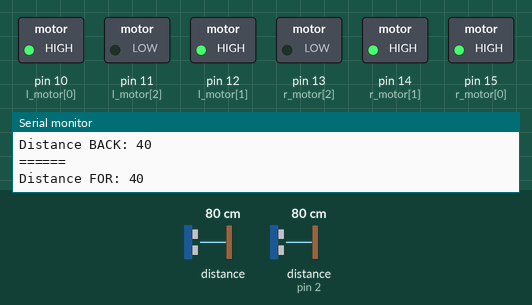
Bench run of a sketch on a simulated Arduino Uno, built with avr-gcc and run on an emulated ATmega328P. Parts: switched loads named in the sketch (green lamp = pin HIGH), the last lines printed to the serial monitor. Wiring (inferred from the names in the program): ultrasonic range finder: trigger pin 3; echo pin 2. Inputs (shaded band) come from the test bench; at power-on: distance to the obstacle 80 cm, distance to the obstacle (sensor on pin 2) 80 cm. The echo pulse lasts 58.3 µs per cm; pins used as bus, display or sensor lines are not drawn.

Above: at 1.2 s.
1.3 s: distance to the obstacle (sensor 0) set to 24 cm
4.3 s: distance to the obstacle (sensor 0) set to 21 cm
At 4.8 s:
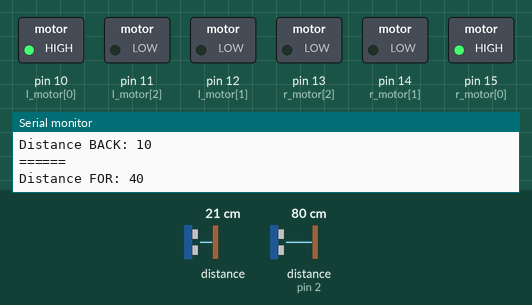
5.8 s: distance to the obstacle (sensor 0) set to 18 cm
At 7.0 s:
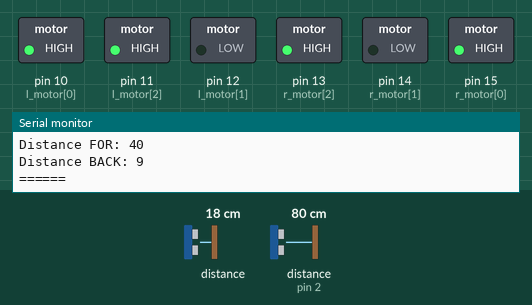
7.3 s: distance to the obstacle (sensor on pin 2) set to 15 cm
10.3 s: distance to the obstacle (sensor on pin 2) set to 11 cm
At 11.4 s:
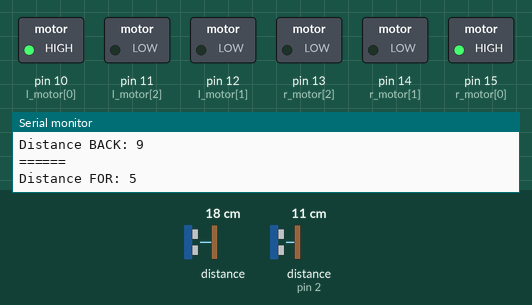
13.3 s: distance to the obstacle (sensor on pin 2) set to 18 cm
At 14.5 s:
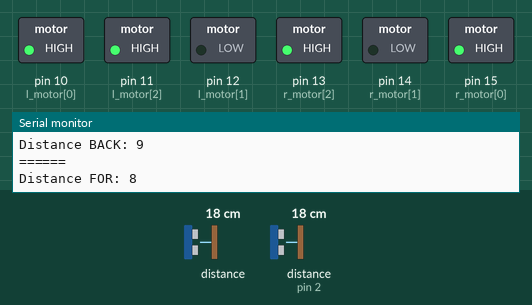
Timing chart, 0 to 16.3 s (numbered marks = the images above; inputs shaded):
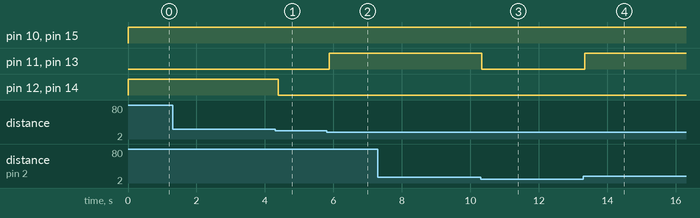

The sketch:

try_iot_sun_bmit.ino
```cpp
#define speed_fast 255

const int r_motor[3] = {15,14,13};                                   // [EN1, IN1, IN2]
const int l_motor[3] = {10,12,11};                                   // [EN2, IN3, IN4]
const int ultrasonic1[2] = {1,0};                               // TriggerPin 1, EchoPin 0
const int ultrasonic2[2] = {3,2};                               // TriggerPin 3, EchoPin 2

long duration[2] = {0,0};
long distance[2] = {0,0};

void setup() {

  // put your setup code here, to run once:

    pinMode(r_motor[1],OUTPUT);                                   // Sets right_motor_forward as output
    pinMode(r_motor[2],OUTPUT);                                   // Sets right_motor_backward as output
    pinMode(l_motor[1],OUTPUT);                                   // Sets left_motor_forward as output
    pinMode(l_motor[2],OUTPUT);                                   // Sets left_motor_bacakward as output

    pinMode(ultrasonic1[0], OUTPUT);                       // Sets the trigPin as an Output
    pinMode(ultrasonic1[1], INPUT);                        // Sets the echoPin as an Input

    pinMode(ultrasonic2[0], OUTPUT);                       // Sets the trigPin as an Output
    pinMode(ultrasonic2[1], INPUT);                        // Sets the echoPin as an Input

    Serial.begin(9600);                                           // Starts the serial communication


}

void loop() {

//  put your main code here, to run repeatedly:

  digitalWrite(ultrasonic1[0], LOW);

  delayMicroseconds(2);

  digitalWrite(ultrasonic1[0], HIGH);

  delayMicroseconds(10);

  digitalWrite(ultrasonic1[0], LOW);


  duration[0] = pulseIn(ultrasonic1[1], HIGH);
  distance[0] = duration[0] * 0.01723 / 2;                        //  inches = 0.01723 * distance;


  Serial.print("======\nDistance FOR: ");
  Serial.println(distance[1]);


  digitalWrite(ultrasonic2[0], LOW);
  delayMicroseconds(2);
  digitalWrite(ultrasonic2[0], HIGH);
  delayMicroseconds(2);
  digitalWrite(ultrasonic2[0], LOW);

  duration[1] = pulseIn(ultrasonic2[1], HIGH);
  distance[1] = duration[1] * 0.01723 / 2;                        //  inches = 0.01723 * distance;

  Serial.print("\nDistance BACK: ");
  Serial.println(distance[0]);

  if(distance[0] > 10)
   {
      analogWrite(r_motor[0], speed_fast);
      analogWrite(l_motor[0], speed_fast);
      moveForward();
   }
   else if(distance[0] > 5 && distance[0] < 10)
   {
      analogWrite(r_motor[0], speed_fast);
      analogWrite(l_motor[0], speed_fast);
      moveBackward();

      if(distance[1] > 5)
      {
          analogWrite(r_motor[0], speed_fast);
          analogWrite(l_motor[0], speed_fast);
          moveBackward();
      }
      else
      {
        moveStop();
      }
   }
   else
   {
      moveStop();
   }
}

/*  ...................................  FUNCTIONS  .................................... */

void moveStop()                                                 // Move Stop Function for Motor Driver.
{
  digitalWrite(r_motor[1], LOW);
  digitalWrite(r_motor[2], LOW);
  digitalWrite(l_motor[1], LOW);
  digitalWrite(l_motor[2], LOW);
}

void moveForward()                                              // Move Forward Function for Motor Driver.
{
  digitalWrite(r_motor[1], HIGH);
  digitalWrite(r_motor[2], LOW);
  digitalWrite(l_motor[1], HIGH);
  digitalWrite(l_motor[2], LOW);
}

void moveBackward()                                             // Move Forward Function for Motor Driver.
{
  digitalWrite(r_motor[1], LOW);
  digitalWrite(r_motor[2], HIGH);
  digitalWrite(l_motor[1], LOW);
  digitalWrite(l_motor[2], HIGH);
}
```

Measured:
- the behaviour switches between 22 and 21 cm on distance to the obstacle (sensor 0) (found by bisection; images 0 and 1)
- the behaviour switches between 13 and 12 cm on distance to the obstacle (sensor on pin 2) (found by bisection; images 2 and 3)
- after the input at 4.3 s, pin 12 (l_motor[1]), pin 14 (r_motor[1]): HIGH → LOW after 0.08 s
- after the input at 5.8 s, pin 11 (l_motor[2]), pin 13 (r_motor[2]): LOW → HIGH after 0.08 s
- after the input at 10.3 s, pin 11 (l_motor[2]), pin 13 (r_motor[2]): HIGH → LOW at once
- after the input at 13.3 s, pin 11 (l_motor[2]), pin 13 (r_motor[2]): LOW → HIGH at once
